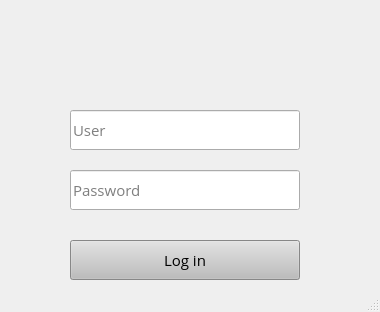
<?xml version="1.0" encoding="UTF-8"?>
<ui version="4.0">
 <class>LoginWindow</class>
 <widget class="QMainWindow" name="LoginWindow">
  <property name="geometry">
   <rect>
    <x>0</x>
    <y>0</y>
    <width>380</width>
    <height>312</height>
   </rect>
  </property>
  <property name="windowTitle">
   <string>Genesis - [Museo del Libro]</string>
  </property>
  <widget class="QWidget" name="centralwidget">
   <widget class="QPushButton" name="pushButton">
    <property name="enabled">
     <bool>true</bool>
    </property>
    <property name="geometry">
     <rect>
      <x>70</x>
      <y>240</y>
      <width>230</width>
      <height>40</height>
     </rect>
    </property>
    <property name="font">
     <font>
      <family>Open Sans</family>
      <pointsize>11</pointsize>
     </font>
    </property>
    <property name="autoFillBackground">
     <bool>false</bool>
    </property>
    <property name="styleSheet">
     <string notr="true">background-color: rgb(189, 189, 189);
</string>
    </property>
    <property name="text">
     <string>Log in</string>
    </property>
    <property name="iconSize">
     <size>
      <width>300</width>
      <height>50</height>
     </size>
    </property>
    <property name="checkable">
     <bool>false</bool>
    </property>
    <property name="autoRepeat">
     <bool>false</bool>
    </property>
    <property name="autoExclusive">
     <bool>false</bool>
    </property>
    <property name="autoDefault">
     <bool>false</bool>
    </property>
    <property name="default">
     <bool>false</bool>
    </property>
    <property name="flat">
     <bool>false</bool>
    </property>
   </widget>
   <widget class="QLineEdit" name="lineEdit">
    <property name="geometry">
     <rect>
      <x>70</x>
      <y>110</y>
      <width>230</width>
      <height>40</height>
     </rect>
    </property>
    <property name="font">
     <font>
      <family>Open Sans</family>
      <pointsize>11</pointsize>
     </font>
    </property>
    <property name="maxLength">
     <number>8</number>
    </property>
    <property name="frame">
     <bool>true</bool>
    </property>
    <property name="placeholderText">
     <string>User</string>
    </property>
    <property name="clearButtonEnabled">
     <bool>true</bool>
    </property>
   </widget>
   <widget class="QLineEdit" name="lineEdit_2">
    <property name="geometry">
     <rect>
      <x>70</x>
      <y>170</y>
      <width>230</width>
      <height>40</height>
     </rect>
    </property>
    <property name="font">
     <font>
      <family>Open Sans</family>
      <pointsize>11</pointsize>
     </font>
    </property>
    <property name="maxLength">
     <number>8</number>
    </property>
    <property name="frame">
     <bool>true</bool>
    </property>
    <property name="echoMode">
     <enum>QLineEdit::Password</enum>
    </property>
    <property name="placeholderText">
     <string>Password</string>
    </property>
    <property name="clearButtonEnabled">
     <bool>true</bool>
    </property>
   </widget>
   <widget class="QLabel" name="label">
    <property name="geometry">
     <rect>
      <x>55</x>
      <y>30</y>
      <width>270</width>
      <height>54</height>
     </rect>
    </property>
    <property name="styleSheet">
     <string notr="true"/>
    </property>
    <property name="text">
     <string/>
    </property>
    <property name="pixmap">
     <pixmap>imgs/login_user.png</pixmap>
    </property>
    <property name="scaledContents">
     <bool>true</bool>
    </property>
   </widget>
  </widget>
  <widget class="QStatusBar" name="statusbar"/>
 </widget>
 <resources/>
 <connections/>
</ui>
